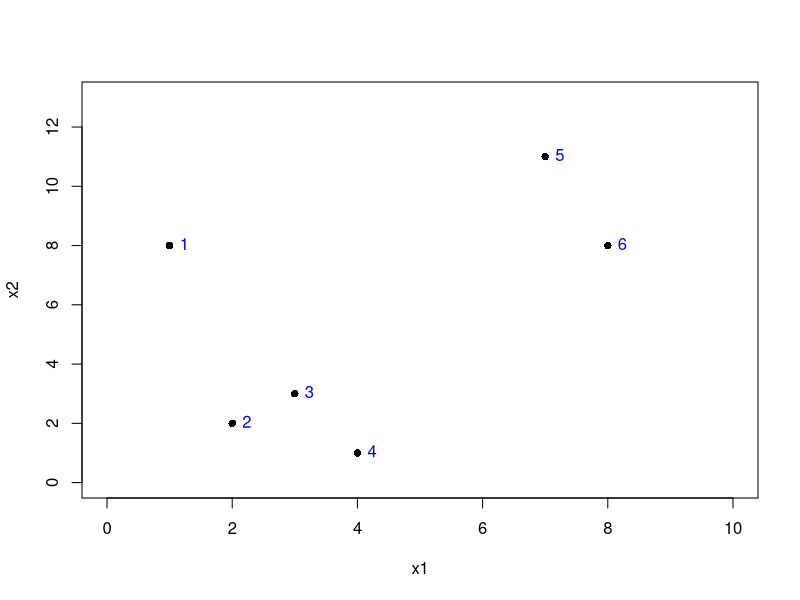
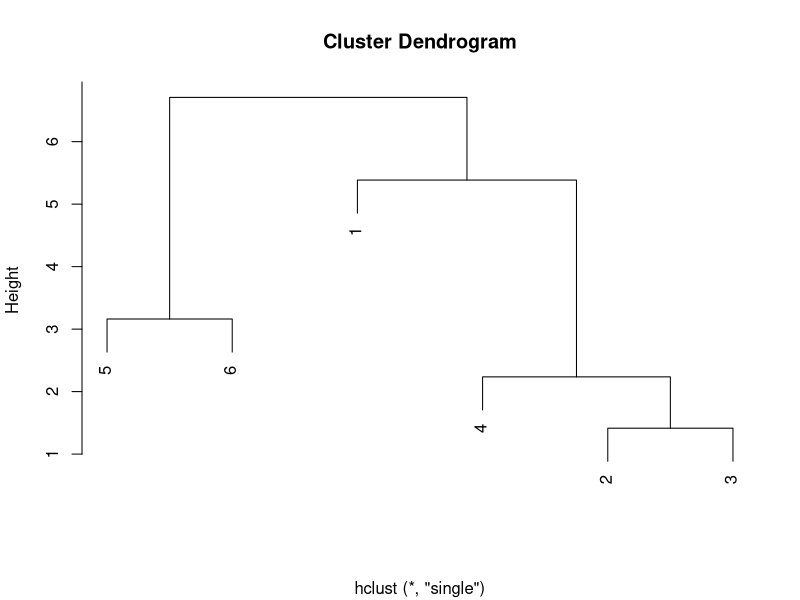
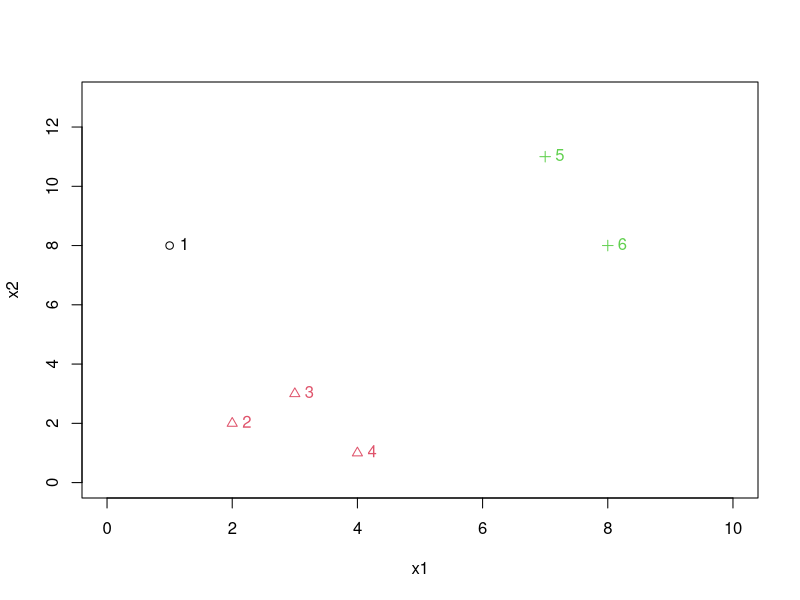
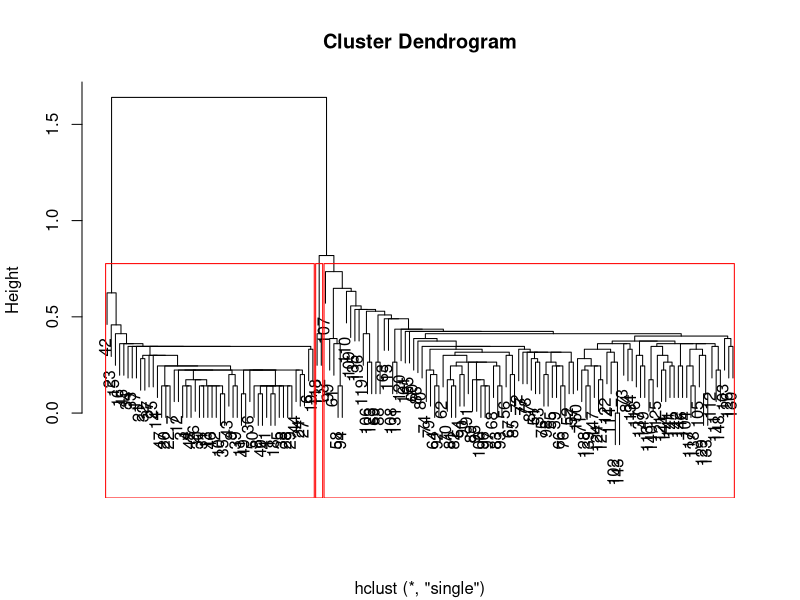
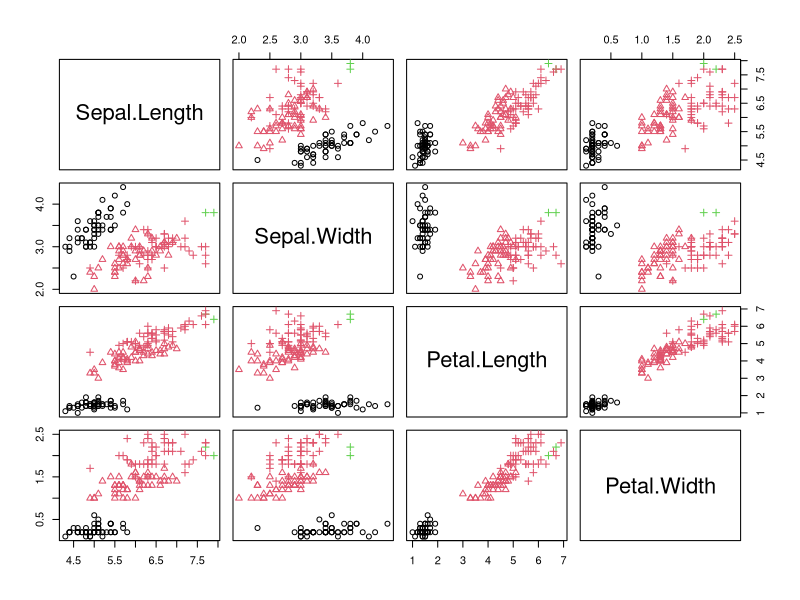
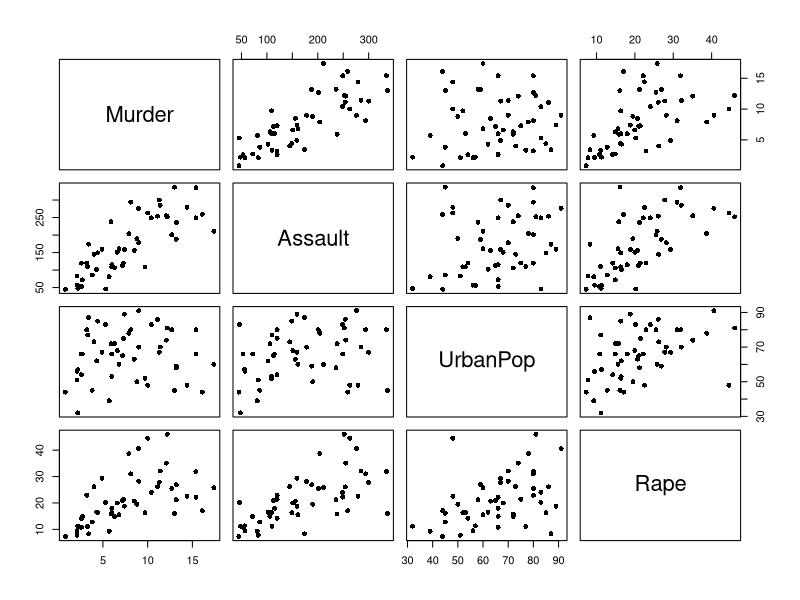
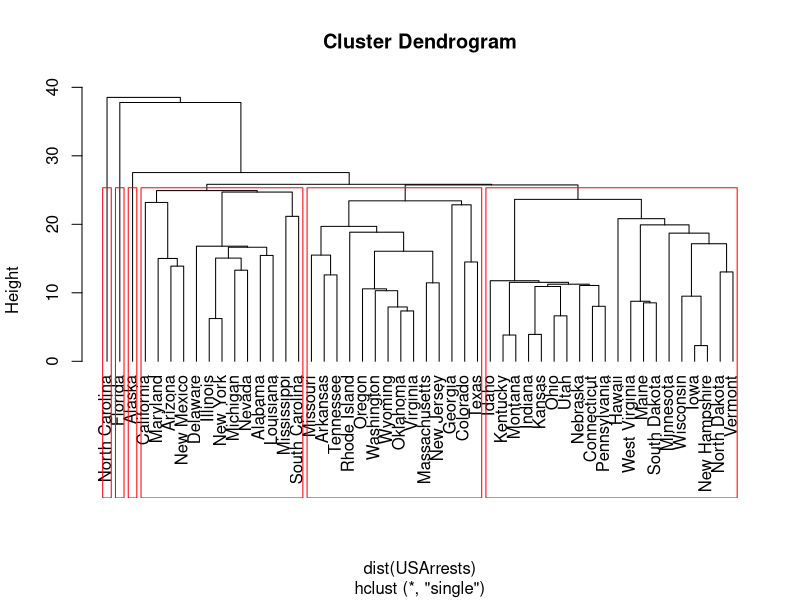
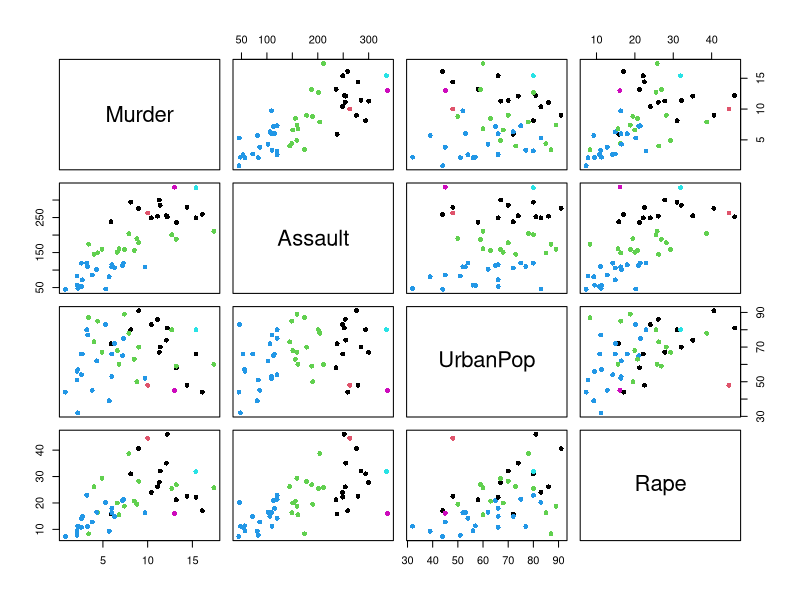

R code for these plots, in order:
## ---- chunk 1
knitr::opts_chunk$set(
  options(digits = 3), # round to 3 digits
  echo = TRUE,
  comment = "#",
  fig.path = "figures/",
  fig.height = 5.5,
  fig.width = 5.5,
  fig.align = "center",
  cache = FALSE,
  warnings = FALSE,
  message = FALSE)
knitr::opts_knit$set(
  root.dir="data/"
  )
## ---- chunk 2
x1 <- c(1, 2, 3, 4, 7, 8) 
x2 <- c(8, 2, 3, 1, 11, 8) 
X <- cbind(x1, x2) 
(X.d <- dist(X, method = "euclidean"))  # default distance 
plot(X, pch =16, xlim = c(0,10), ylim = c(0,13))
text(x1, x2, 1:6, pos = 4, col = "blue")
## ---- chunk 3
# use builtin function hclust() and specify
# method = "single" for single linkage
X.hc.s <- hclust(X.d, method="single")
# using the result in hclust(), cuttree()
# cuts a tree into several groups by either 
# number of groups, say k=3, or the cut height h
cutree(X.hc.s, k = 3) 
## ---- chunk 4
# plotting an `hclust` object creates a dendogram
plot(X.hc.s, xlab = NA)
## ---- chunk 5
plot(X, xlim = c(0,10), ylim = c(0,13), 
     pch = cutree(X.hc.s, 3), 
		 col = cutree(X.hc.s, 3)) 
text(x1, x2, 1:6, pos = 4, col=cutree(X.hc.s, 3))
## ---- chunk 6
# remove, non-numeric column, compute euclidean distance
iris.d <- dist(iris[,-5]) 
iris.hc.s <- hclust(iris.d, method = "single")
# create estimated labels for each obs
table(predicted = cutree(iris.hc.s, k = 3), actual = iris[,5])
plot(iris.hc.s, xlab = NA)
# creates a rectangular cluster border
rect.hclust(iris.hc.s, k = 3, border = "red")
## ---- chunk 7
# specify point type according to species
# specify color by clusters with k = 3
pairs(iris[,-5], pch = unclass(iris[,5]), 
			col = cutree(iris.hc.s, k = 3))
## ---- chunk 8
str(USArrests)
head(USArrests)
pairs(USArrests, pch = 16)
## ---- chunk 9
arrests.hc.s <- hclust(dist(USArrests), method = "single")
# check contents of clusters if number of cluster is specified
table(cutree(arrests.hc.s, k = 2))
table(cutree(arrests.hc.s, k = 3))
table(cutree(arrests.hc.s, k = 4))
table(cutree(arrests.hc.s, k = 5))
table(cutree(arrests.hc.s, k = 6))
table(cutree(arrests.hc.s, k = 7))
table(cutree(arrests.hc.s, k = 8))
## ---- chunk 10
plot(arrests.hc.s, hang = -1) # adjust labels placement
# creates a rectangular cluster border
rect.hclust(arrests.hc.s, k = 6, border = "red")
## ---- chunk 11
# specify point type according to species
# specify color by clusters with k = 3
pairs(USArrests, 
      col = cutree(arrests.hc.s, k = 6), 
      pch = 16)
## ---- chunk 12
# method = "complete" for complete linkage
X.hc.c <- hclust(X.d, method = "complete")
cutree(X.hc.c, k = 3) 
# cluster 1 = {1}, cluster 2 = {2,3,4}
# cluster 3 = {5,6}
plot(X.hc.c)
## ---- chunk 13
plot(X,  xlim = c(0,10), ylim = c(0,13),
     pch = cutree(X.hc.c, 3), 
		 col = cutree(X.hc.c, 3)) 
text(x1,x2, 1:6, pos = 4, col=cutree(X.hc.c, 3))
## ---- chunk 14
iris.hc.c <- hclust(iris.d, method = "complete")  
plot(iris.hc.c)
rect.hclust(iris.hc.c, k =3, border="red")
## ---- chunk 15
# specify point type according to species
# specify color by clusters with k = 3 using cutree()
pairs(iris[,-5], pch = unclass(iris[,5]), 
	      col=cutree(iris.hc.c, k = 3)) 
## ---- chunk 16
arrests.hc.c <- hclust(dist(USArrests), method = "complete")
# check contents of clusters if number of cluster is specified
table(cutree(arrests.hc.c, k = 2))
table(cutree(arrests.hc.c, k = 3))
table(cutree(arrests.hc.c, k = 4))
table(cutree(arrests.hc.c, k = 5))
table(cutree(arrests.hc.c, k = 6))
table(cutree(arrests.hc.c, k = 7))
table(cutree(arrests.hc.c, k = 8))
## ---- chunk 17
plot(arrests.hc.c, hang = -1) # adjust labels placement
# creates a rectangular cluster border
rect.hclust(arrests.hc.c, k = 4, border = "red")
## ---- chunk 18
# specify point type according to species
# specify color by clusters with k = 3
pairs(USArrests, 
      col = cutree(arrests.hc.c, k = 4), 
      pch = 16)
## ---- chunk 19
iris.hc.av <- hclust(iris.d, method = "average")
plot(iris.hc.av)
rect.hclust(iris.hc.av, k =3, border="red")
## ---- chunk 20
pairs(iris[,-5], pch = unclass(iris[,5]), 
	    col = cutree(iris.hc.av, k = 3)) 
## ---- chunk 21
arrests.hc.av <- hclust(dist(USArrests), method = "average")
# check contents of clusters if number of cluster is specified
table(cutree(arrests.hc.av, k = 2))
table(cutree(arrests.hc.av, k = 3))
table(cutree(arrests.hc.av, k = 4))
table(cutree(arrests.hc.av, k = 5))
table(cutree(arrests.hc.av, k = 6))
table(cutree(arrests.hc.av, k = 7))
table(cutree(arrests.hc.av, k = 8))
## ---- chunk 22
plot(arrests.hc.av, hang = -1) # adjust labels placement
# creates a rectangular cluster border
rect.hclust(arrests.hc.av, k = 4, border = "red")
## ---- chunk 23
# specify point type according to species
# specify color by clusters with k = 3
pairs(USArrests, 
      col = cutree(arrests.hc.av, k = 4), 
      pch = 16)
